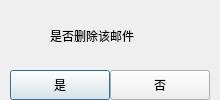
<?xml version="1.0" encoding="UTF-8"?>
<ui version="4.0">
 <class>ConfirmDeletion_Window</class>
 <widget class="QDialog" name="ConfirmDeletion_Window">
  <property name="geometry">
   <rect>
    <x>0</x>
    <y>0</y>
    <width>220</width>
    <height>100</height>
   </rect>
  </property>
  <property name="windowTitle">
   <string>提示</string>
  </property>
  <widget class="QPushButton" name="btn_yes">
   <property name="geometry">
    <rect>
     <x>10</x>
     <y>70</y>
     <width>100</width>
     <height>30</height>
    </rect>
   </property>
   <property name="text">
    <string>是</string>
   </property>
  </widget>
  <widget class="QPushButton" name="btn_no">
   <property name="geometry">
    <rect>
     <x>110</x>
     <y>70</y>
     <width>100</width>
     <height>30</height>
    </rect>
   </property>
   <property name="text">
    <string>否</string>
   </property>
  </widget>
  <widget class="QLabel" name="label">
   <property name="geometry">
    <rect>
     <x>50</x>
     <y>20</y>
     <width>121</width>
     <height>31</height>
    </rect>
   </property>
   <property name="text">
    <string>是否删除该邮件</string>
   </property>
  </widget>
 </widget>
 <resources/>
 <connections/>
</ui>
